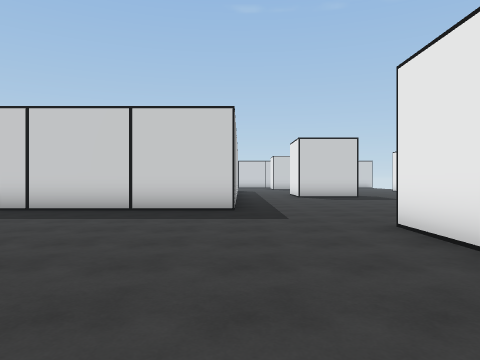
[1] (above)

23 first-person views from a walk through a Unity game level. The camera is 1.4 m above the floor, looks level and sees 70° across. The floor is counted in squares, 2 m on a side. Each view is taken from the middle of a square. On the plan, view 1 faces up. The plan holds only what a view shows up to about 11 squares ahead; the rest is blank. The place goes on beyond the plan. The player is left out.

[2]
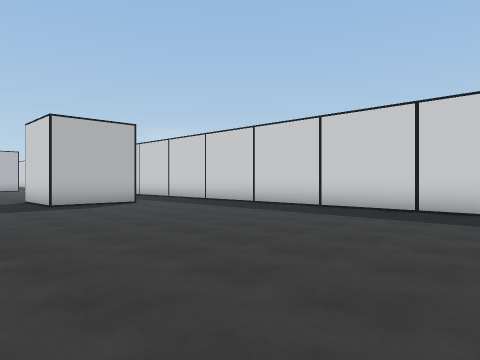

[3]
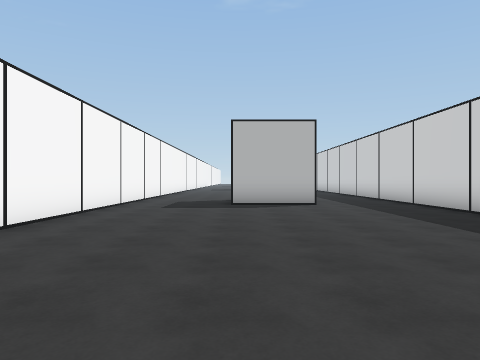

[4]
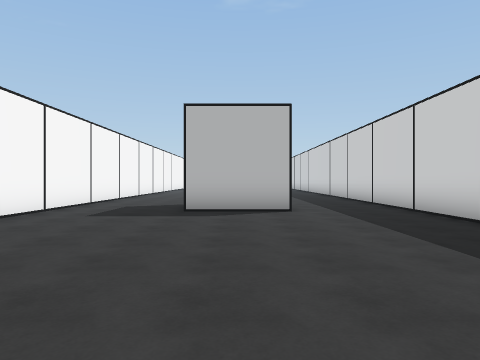

[5]
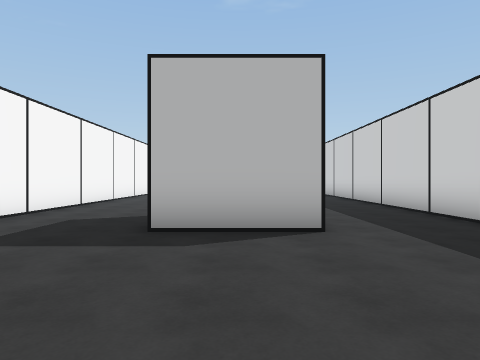

[6]
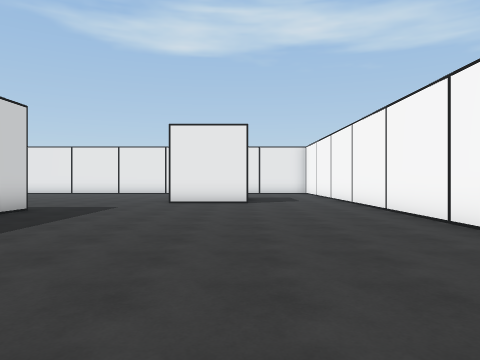

[7]
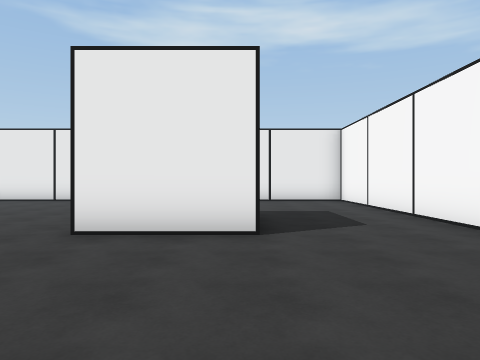

[8]
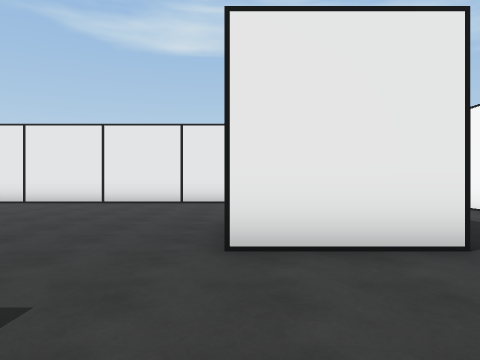

[9]
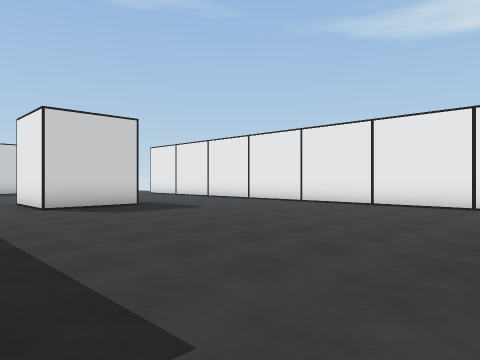

[10]
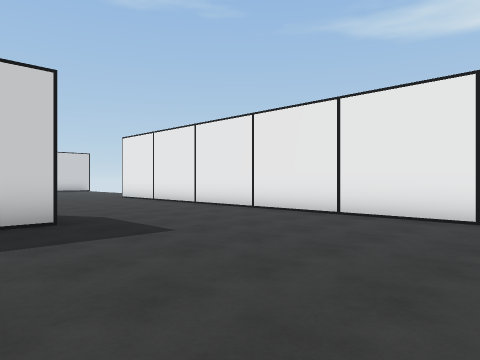

[11]
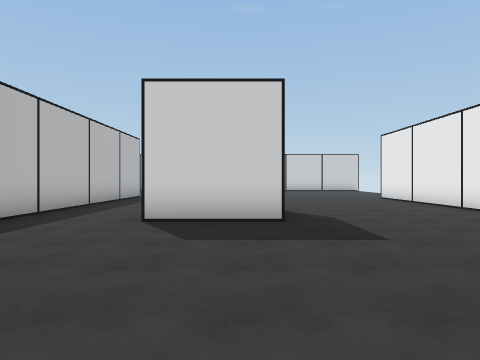

[12]
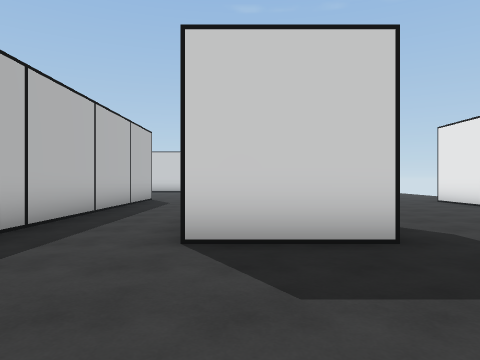

[13]
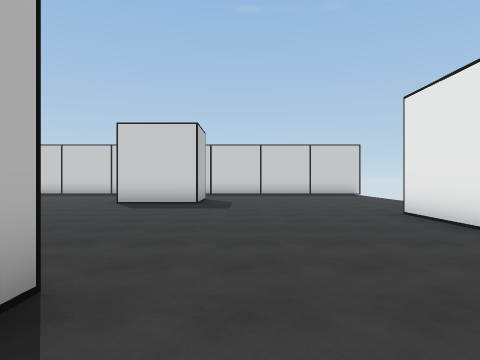

[14]
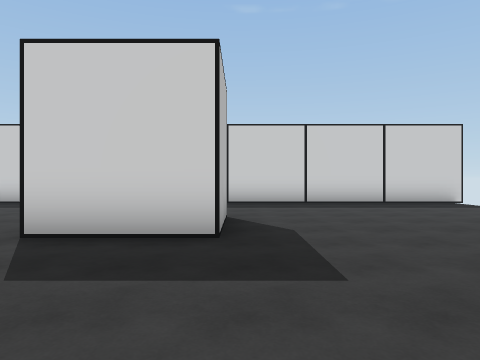

[15]
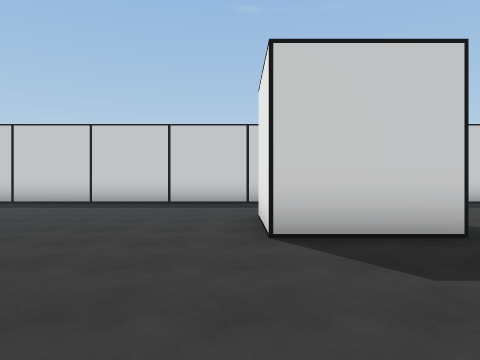

[16]
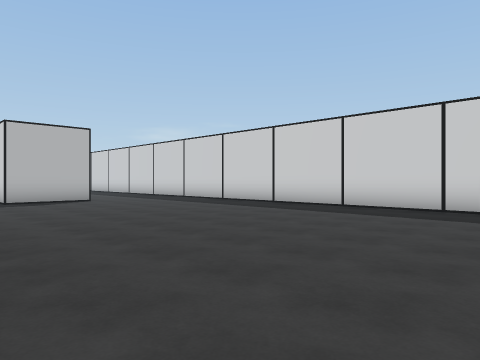

[17]
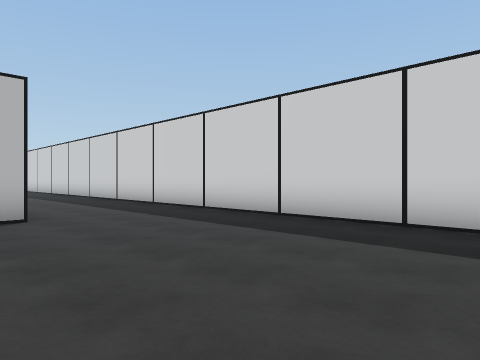

[18]
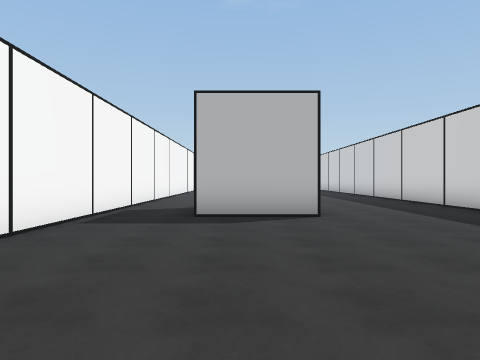

[19]
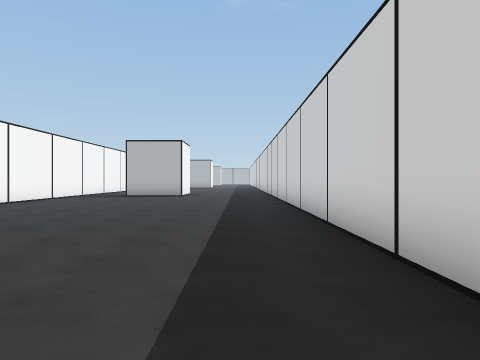

[20]
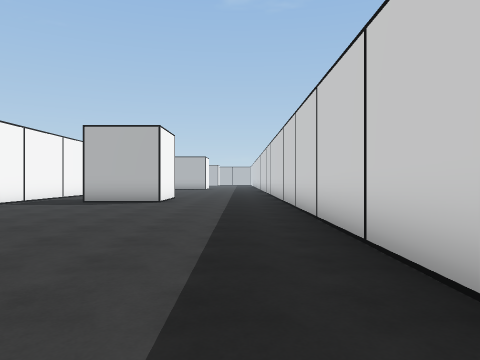

[21]
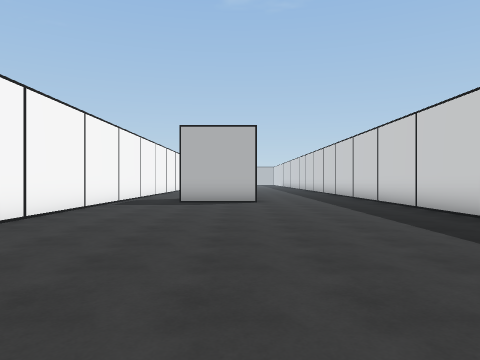

[22]
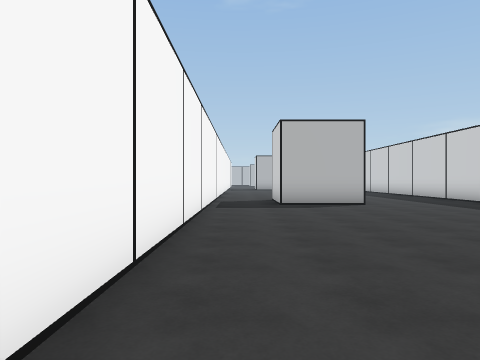

[23]
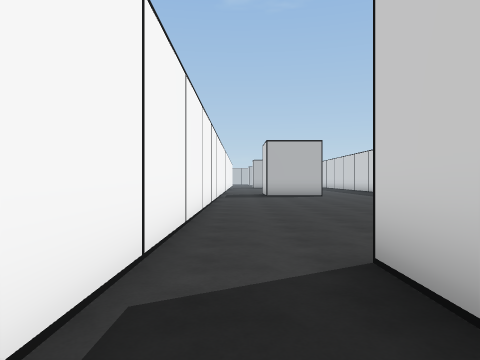

### Floor plan
Points are (right, up) in squares from view 1. A wall is a line through its corners. A room is listed if a view was taken in it or the views show most of it. See-through windows are left out.
Room 1 (views 1, 2, 3, 4, 5, 6, 7, 8, 9)
walls: (-3.2, -0.3) (1.5, -0.3); (-9.6, 5.2) (-9.6, 2.8) (-12, 2.8); (-0.1, 7.9) (-12.5, 7.9); (2.4, 2.6) (2.4, 5.2); (-13.5, -0.3) (-4.8, -0.3)
ways out: opening at (1.3, 1) to room 2; opening at (1.5, 6.5) to room 2; opening at (-12.7, 1); opening at (-12, 6.5)
Room 2 (views 10, 11, 12, 13, 14, 15, 16, 17, 18, 19, 20, 21, 22, 23)
walls: (-0.1, 21) (-0.1, 13.9); (4.8, 26.2) (4.8, 24.1) (2.4, 24.1) (2.4, 26.4); (-9.6, 26.6) (-9.6, 24.1) (-12, 24.1); (2.6, 30.4) (-25, 30.4); (4.8, 16.2) (4.8, 15.8); (4.9, 13.7) (2.4, 13.7) (2.4, 16.1); (11.8, 30.4) (4.5, 30.4); (9.4, 5.4) (9.4, 21); (-23.6, 26.6) (-23.6, 24.1) (-25, 24.1); (-24.9, 22.2) (-7, 22.2); (1.5, -0.3) (9, -0.3)
ways out: opening at (1.3, 1) to room 1; opening at (1.5, 6.5) to room 1

Positions as (right, up) in squares from view 1, and headings:
1: (0, 0), facing up
2: (0, 0), facing up-left
3: (0, 3), facing left
4: (-2, 4), facing left
5: (-5, 4), facing left
6: (-8, 3), facing right
7: (-2, 3), facing right
8: (-1, 5), facing right
9: (0, 5), facing up-right
10: (3, 8), facing up-right
11: (4, 8), facing up
12: (3, 10), facing up
13: (6, 14), facing up
14: (5, 20), facing up
15: (2, 20), facing up
16: (2, 22), facing up-left
17: (-3, 25), facing up-left
18: (-3, 25), facing left
19: (-9, 29), facing left
20: (-13, 29), facing left
21: (-13, 26), facing left
22: (-14, 23), facing left
23: (-9, 23), facing left
